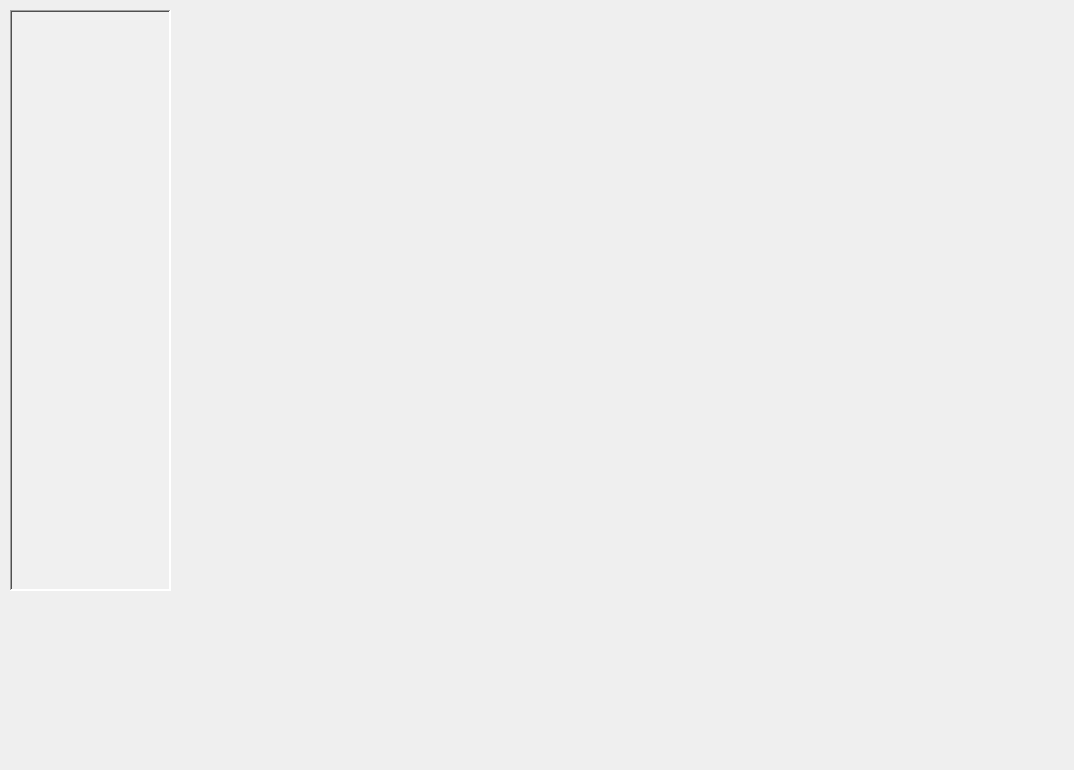
<?xml version="1.0" encoding="UTF-8"?>
<ui version="4.0">
 <class>Settings</class>
 <widget class="QDialog" name="Settings">
  <property name="geometry">
   <rect>
    <x>0</x>
    <y>0</y>
    <width>1074</width>
    <height>770</height>
   </rect>
  </property>
  <property name="windowTitle">
   <string>Settings</string>
  </property>
  <property name="windowOpacity">
   <double>1.000000000000000</double>
  </property>
  <widget class="QListWidget" name="LW_SettingsCategories">
   <property name="geometry">
    <rect>
     <x>10</x>
     <y>10</y>
     <width>161</width>
     <height>581</height>
    </rect>
   </property>
   <property name="font">
    <font>
     <pointsize>9</pointsize>
    </font>
   </property>
   <property name="layoutDirection">
    <enum>Qt::LeftToRight</enum>
   </property>
   <property name="styleSheet">
    <string notr="true">background-color: rgb(240, 240, 240);</string>
   </property>
   <property name="frameShape">
    <enum>QFrame::WinPanel</enum>
   </property>
   <property name="frameShadow">
    <enum>QFrame::Sunken</enum>
   </property>
   <property name="lineWidth">
    <number>1</number>
   </property>
   <property name="midLineWidth">
    <number>0</number>
   </property>
   <property name="autoScroll">
    <bool>false</bool>
   </property>
   <property name="textElideMode">
    <enum>Qt::ElideRight</enum>
   </property>
   <property name="viewMode">
    <enum>QListView::ListMode</enum>
   </property>
  </widget>
 </widget>
 <resources/>
 <connections/>
</ui>
